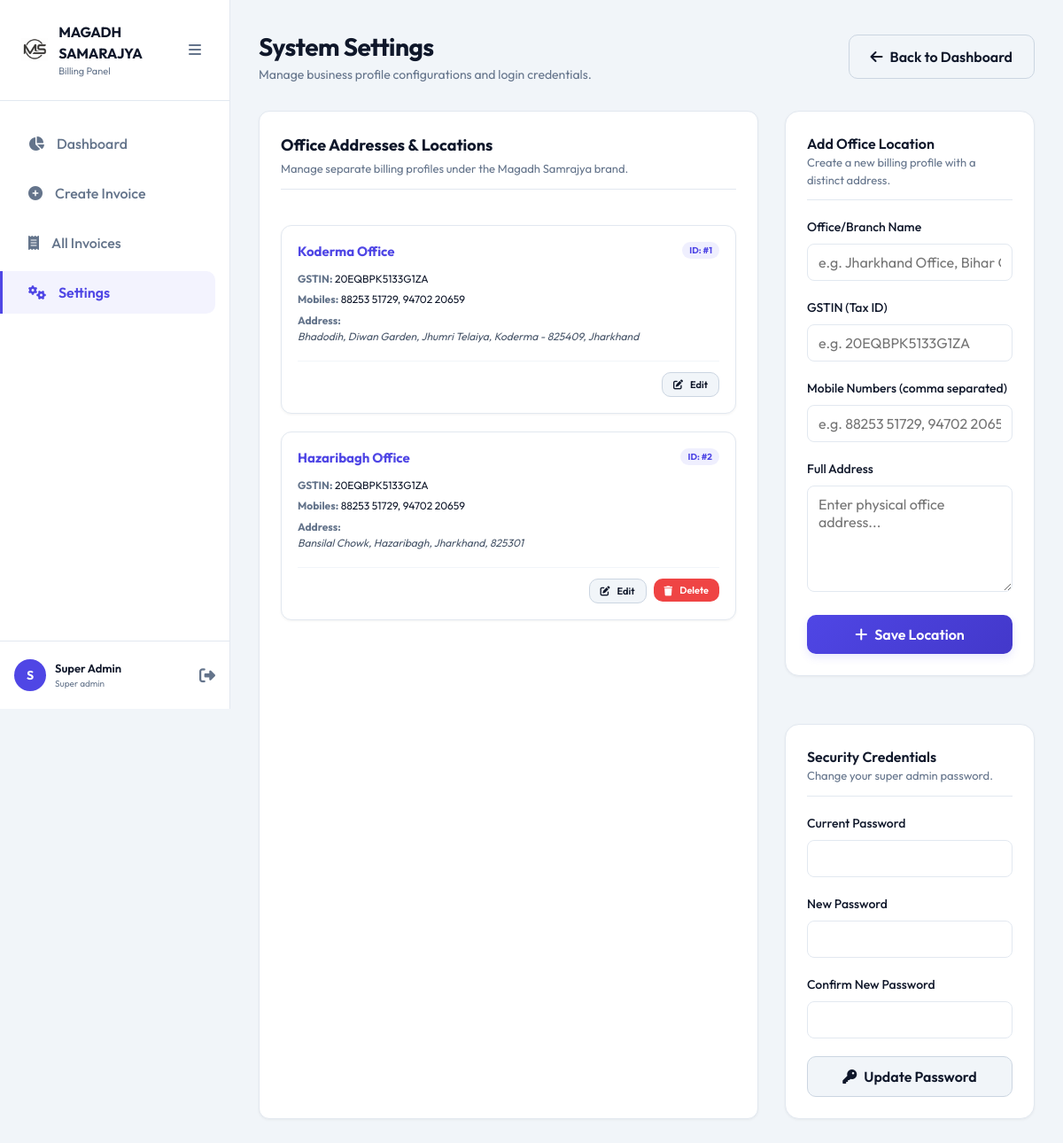
The page /settings.php (signed in) on the database its author committed.
### tables this page shows
CREATE TABLE `branches` (
  `id` int(11) NOT NULL AUTO_INCREMENT,
  `branch_name` varchar(100) NOT NULL,
  `gstin` varchar(50) NOT NULL,
  `address` text NOT NULL,
  `mobiles` varchar(255) NOT NULL,
  `created_at` timestamp NOT NULL DEFAULT current_timestamp(),
  PRIMARY KEY (`id`)
);

### settings.php (the view, shortened to what this page needs)
<?php
require_once __DIR__ . '/db.php';
$settings = [];
$branches = [];
try {
    $stmt = $pdo->query("SELECT * FROM settings");
    while ($row = $stmt->fetch()) {
        $settings[$row['setting_key']] = $row['setting_value'];
    }
    $stmtB = $pdo->query("SELECT * FROM branches ORDER BY id ASC");
    $branches = $stmtB->fetchAll();
} catch (PDOException $e) {}
?>
<!DOCTYPE html>
<html lang="en">
<head>
    <link rel="stylesheet" href="https://cdnjs.cloudflare.com/ajax/libs/font-awesome/6.4.0/css/all.min.css">
    <link rel="stylesheet" href="assets/css/style.css">
</head>
<body>
    <div class="layout-wrapper">
        <aside class="sidebar">
            <div class="sidebar-header">
                <div class="sidebar-logo" style="background: transparent; box-shadow: none;">
                    <img src="assets/mslogo.png" alt="Logo" style="width: 100%; height: 100%; object-fit: contain;">
                </div>
                <div class="sidebar-brand">
                    <h3><?php echo htmlspecialchars($settings['company_name'] ?? 'MAGADH SAMARAJYA'); ?></h3>
                    <p>Billing Panel</p>
                </div>
            </div>
            <ul class="sidebar-menu">
                <li class="sidebar-item">
                    <a href="index.php">
                        <i class="fa-solid fa-chart-pie"></i>
                        <span>Dashboard</span>
                    </a>
                </li>
                <li class="sidebar-item">
                    <a href="invoice.php">
                        <i class="fa-solid fa-plus-circle"></i>
                        <span>Create Invoice</span>
                    </a>
                </li>
                <li class="sidebar-item">
                    <a href="all_invoices.php">
                        <i class="fa-solid fa-receipt"></i>
                        <span>All Invoices</span>
                    </a>
                </li>
                <li class="sidebar-item active">
                    <a href="settings.php">
                        <i class="fa-solid fa-gears"></i>
                        <span>Settings</span>
                    </a>
                </li>
            </ul>
            <div class="sidebar-footer">
                <div class="user-info">
                    <div class="user-avatar">
                        <?php echo strtoupper(substr($_SESSION['name'] ?? 'A', 0, 1)); ?>
                    </div>
                    <div class="user-details">
                        <h4><?php echo htmlspecialchars($_SESSION['name'] ?? 'Administrator'); ?></h4>
                        <p><?php echo ucfirst(str_replace('_', ' ', $_SESSION['role'] ?? 'super_admin')); ?></p>
                    </div>
                </div>
                <a href="logout.php" class="logout-icon" title="Log Out">
                    <i class="fa-solid fa-right-from-bracket"></i>
                </a>
            </div>
        </aside>
        <main class="main-content">
            <header class="page-header">
                <div class="page-title">
                    <h1>System Settings</h1>
                    <p>Manage business profile configurations and login credentials.</p>
                </div>
                <div>
                    <a href="index.php" class="btn btn-secondary">
                        <i class="fa-solid fa-arrow-left"></i> Back to Dashboard
                    </a>
                </div>
            </header>
            <div class="settings-container">
                <div class="content-card" style="border: 1px solid var(--border-color); border-radius: 12px; padding: 24px; background: var(--bg-card); display: flex; flex-direction: column; gap: 20px;">
                    <div class="settings-header">
                        <h4 style="font-size: 18px; font-weight: 700; margin: 0;">Office Addresses & Locations</h4>
                        <p style="color: var(--text-muted); font-size: 13px; margin: 4px 0 0 0;">Manage separate billing profiles under the Magadh Samrajya brand.</p>
                    </div>
                    <div style="display: grid; grid-template-columns: repeat(auto-fill, minmax(280px, 1fr)); gap: 20px;">
                        <?php foreach ($branches as $branch): ?>
                            <div class="branch-card" style="display: flex; flex-direction: column; justify-content: space-between; border: 1px solid var(--border-color); border-radius: 12px; padding: 18px; background: #ffffff; box-shadow: var(--shadow-sm); transition: var(--transition-normal);">
                                <div>
                                    <div style="display: flex; justify-content: space-between; align-items: flex-start; margin-bottom: 12px;">
                                        <h5 style="font-weight: 700; font-size: 15px; margin: 0; color: var(--color-primary);"><?php echo htmlspecialchars($branch['branch_name']); ?></h5>
                                        <span style="font-size: 10px; font-weight: 700; padding: 2px 8px; border-radius: 20px; background: rgba(99, 102, 241, 0.1); color: var(--color-primary);">ID: #<?php echo $branch['id']; ?></span>
                                    </div>
                                    <div style="font-size: 12px; color: var(--text-main); margin-bottom: 6px; line-height: 1.4;">
                                        <strong style="color: var(--text-muted);">GSTIN:</strong> <?php echo htmlspecialchars($branch['gstin']); ?>
                                    </div>
                                    <div style="font-size: 12px; color: var(--text-main); margin-bottom: 6px; line-height: 1.4;">
                                        <strong style="color: var(--text-muted);">Mobiles:</strong> <?php echo htmlspecialchars($branch['mobiles']); ?>
                                    </div>
                                    <div style="font-size: 12px; color: var(--text-main); line-height: 1.5;">
                                        <strong style="color: var(--text-muted);">Address:</strong><br>
                                        <span style="font-style: italic; color: #475569;"><?php echo nl2br(htmlspecialchars($branch['address'])); ?></span>
                                    </div>
                                </div>
                                <div style="display: flex; justify-content: flex-end; gap: 8px; margin-top: 18px; border-top: 1px solid #f1f5f9; padding-top: 12px;">
                                    <button class="btn btn-secondary btn-sm" onclick='editBranch(<?php echo json_encode($branch, JSON_HEX_APOS | JSON_HEX_QUOT); ?>)' style="padding: 6px 12px; font-size: 11px; height: auto;">
                                        <i class="fa-solid fa-pen-to-square"></i> Edit
                                    </button>
                                    <?php if ($branch['id'] != 1): ?>
                                        <form action="settings.php" method="POST" onsubmit="return confirm('Are you sure you want to delete this office address?');" style="display: inline;">
                                            <button type="submit" class="btn btn-danger btn-sm" style="padding: 6px 12px; font-size: 11px; background-color: var(--color-danger); border-color: var(--color-danger); color: white; height: auto;">
                                                <i class="fa-solid fa-trash"></i> Delete
                                            </button>
                                        </form>
                                    <?php endif; ?>
                                </div>
                            </div>
                        <?php endforeach; ?>
                    </div>
                </div>
                <div style="display: flex; flex-direction: column; gap: 30px;">
                    <div class="content-card settings-card" id="form-container">
                        <div class="settings-header">
                            <h4 id="form-title">Add Office Location</h4>
                            <p id="form-desc">Create a new billing profile with a distinct address.</p>
                        </div>
                        <form action="settings.php" method="POST" id="branch-form">
                            <div class="form-group">
                                <label for="branch_name">Office/Branch Name</label>
                                <input type="text" id="branch_name" name="branch_name" class="form-control" placeholder="e.g. Jharkhand Office, Bihar Office" required>
                            </div>
                            <div class="form-group">
                                <label for="gstin">GSTIN (Tax ID)</label>
                                <input type="text" id="gstin" name="gstin" class="form-control" placeholder="e.g. 20EQBPK5133G1ZA" required>
                            </div>
                            <div class="form-group">
                                <label for="mobiles">Mobile Numbers (comma separated)</label>
                                <input type="text" id="mobiles" name="mobiles" class="form-control" placeholder="e.g. 88253 51729, 94702 20659" required>
                            </div>
                            <div class="form-group">
                                <label for="address">Full Address</label>
                                <textarea id="address" name="address" class="form-control textarea-control" rows="3" placeholder="Enter physical office address..." required></textarea>
                            </div>
                            <div style="display: flex; gap: 10px; align-items: center;">
                                <button type="submit" class="btn btn-primary" id="submit-btn" style="flex: 1; justify-content: center;">
                                    <i class="fa-solid fa-plus"></i> Save Location
                                </button>
                            </div>
                        </form>
                    </div>
                    <div class="content-card settings-card">
                        <div class="settings-header">
                            <h4>Security Credentials</h4>
                            <p>Change your super admin password.</p>
                        </div>
                        <form action="settings.php" method="POST">
                            <div class="form-group">
                                <label for="old_password">Current Password</label>
                                <input type="password" id="old_password" name="old_password" class="form-control" required autocomplete="current-password">
                            </div>
                            <div class="form-group">
                                <label for="new_password">New Password</label>
                                <input type="password" id="new_password" name="new_password" class="form-control" required autocomplete="new-password">
                            </div>
                            <div class="form-group">
                                <label for="confirm_password">Confirm New Password</label>
                                <input type="password" id="confirm_password" name="confirm_password" class="form-control" required autocomplete="new-password">
                            </div>
                            <button type="submit" class="btn btn-secondary" style="width: 100%; justify-content: center;">
                                <i class="fa-solid fa-key"></i> Update Password
                            </button>
                        </form>
                    </div>
                </div>
            </div>
        </main>
    </div>
</body>
</html>

### rows shown on the page
branches: branch_name "Koderma Office", id "1", gstin "20EQBPK5133G1ZA", mobiles "88253 51729, 94702 20659", address "Bhadodih, Diwan Garden, Jhumri Telaiya, Koderma - 825409, Jharkhand"
branches: branch_name "Hazaribagh Office", id "2", gstin "20EQBPK5133G1ZA", mobiles "88253 51729, 94702 20659", address "Bansilal Chowk, Hazaribagh, Jharkhand, 825301"

### other values the page prints
$settings['company_name'] "MAGADH SAMARAJYA"
substr($_SESSION['name'] ?? 'A', 0, 1) "S"
$_SESSION['name'] "Super Admin"
str_replace('_', ' ', $_SESSION['role'] ?? 'super_admin') "Super admin"
